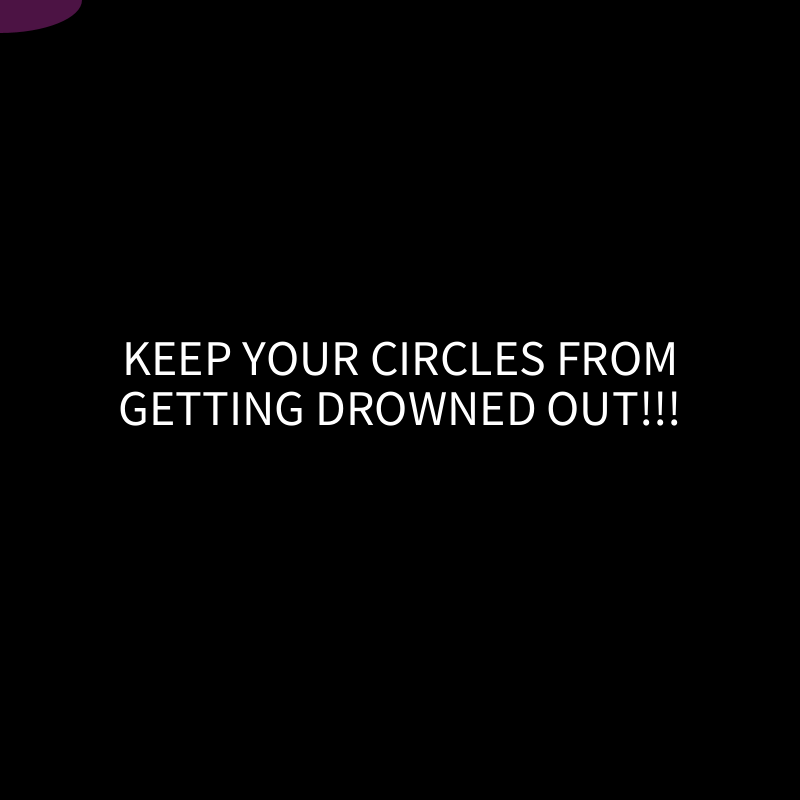
Frame 1 (no input)
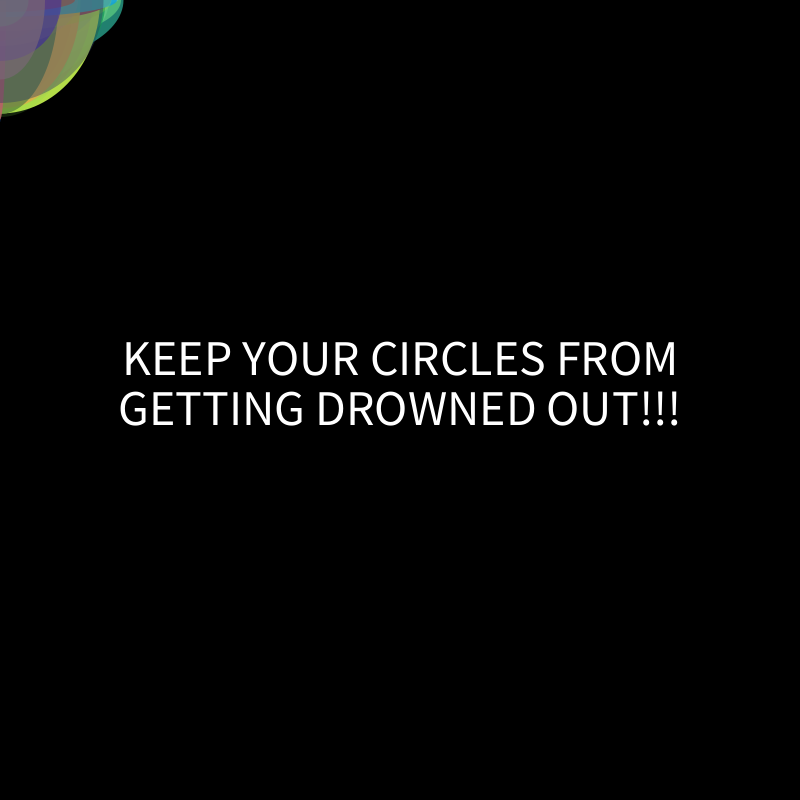
Frame 60 (the mouse pressed at the canvas centre just before this capture)
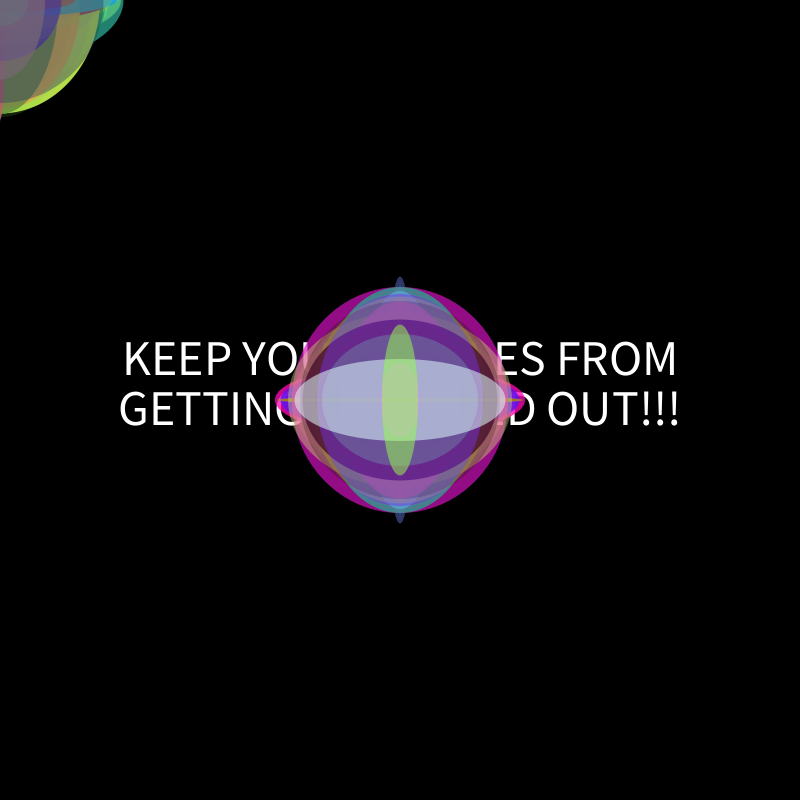
Frame 120 (the mouse held since frame 60 and released just before this capture)

The Processing sketch that drew these frames (run headless with seeded random() and noise(); from frame 60 on, the mouse is pressed at the canvas centre):

// Processing sketch: processing_71199
// ── processing_71199.pde

int sizeX;
int sizeY;
int count;
 
void setup(){
  size(800,800);
  background(0);
  smooth();
  count = 1;
  fill(255);
  textSize(50);
  textAlign(CENTER);
  text("KEEP YOUR CIRCLES FROM",width/2,height/2-25);
  text("GETTING DROWNED OUT!!!",width/2,height/2+25);
}
 
void draw(){
  noStroke();
  sizeX = int(random(255));
  sizeY = int(random(255));
  fill(int(random(255)),int(random(255)),int(random(255)),int(random(255))-(count/4));
  ellipse(mouseX,mouseY,sizeX,sizeY);
  count += 1;
  if (count >= 250){
    stroke(255);
    strokeWeight(5);
    line(random(width),random(height),random(width),random(height));
  }
  if (count >= 500){
    line(random(width),random(height),random(width),random(height));}
   
}
